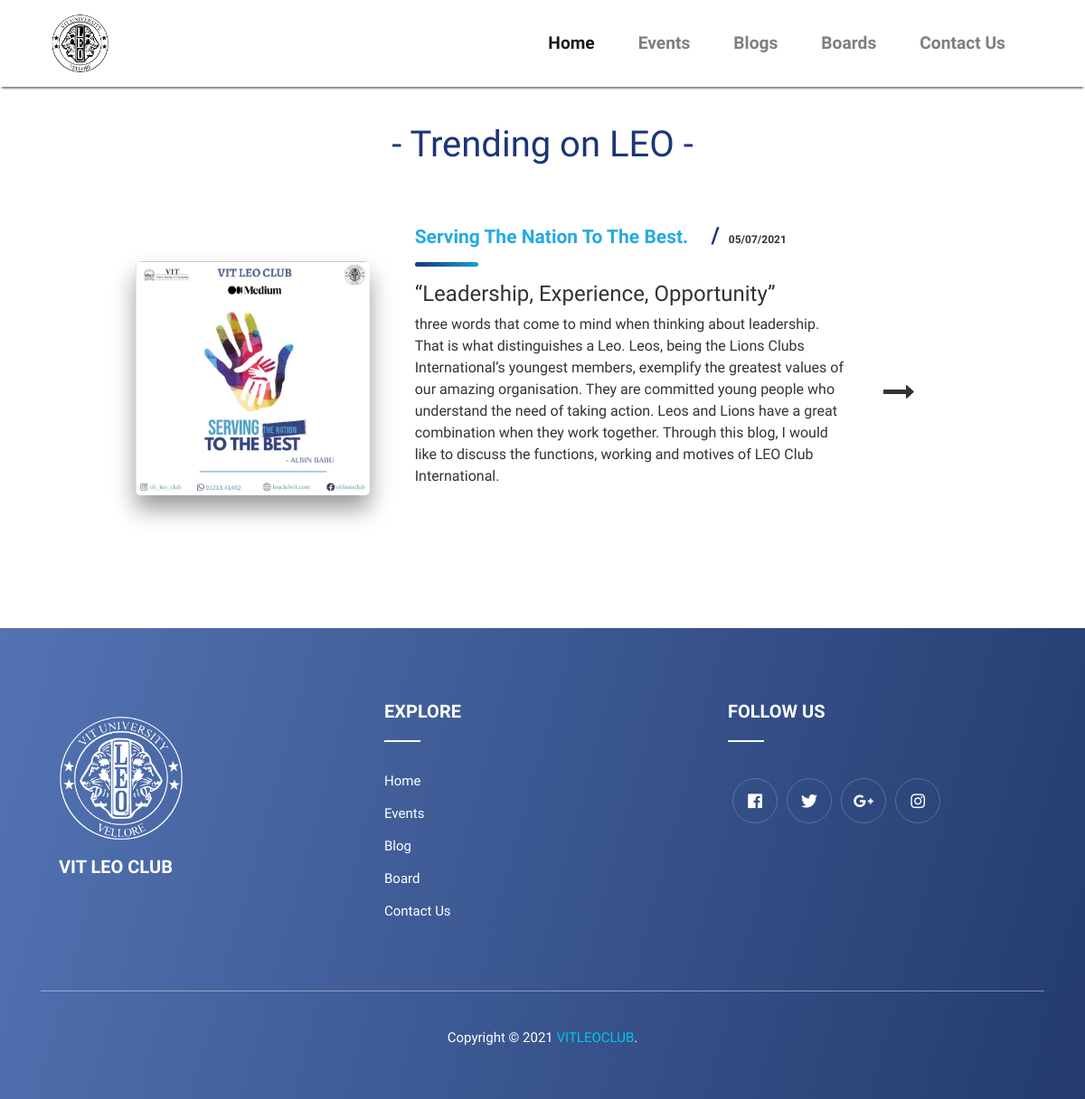
Page /blog on the committed database.
### cis_website/models.py (models this page shows)
class blog_data(models.Model):
    date = models.CharField(max_length=15)
    time = models.CharField(max_length=20)
    title = models.CharField(max_length=200)
    image_name = models.CharField(max_length=20)
    content_text = models.CharField(max_length=10000)
    link = models.CharField(max_length=1000, default='')

### cis_website/views.py (the view)
# urls.py: path('blog', views.blog, name='blog'),
def blog(request):
    blog_database = blog_data.objects.all()
    return render(request, 'cis_website/blog.html', {'data': blog_database[::-1]})

### templates/cis_website/blog.html (shortened to what this page needs)
{% extends 'base.html' %}
{% load static %}
{% block head %}
<link rel="stylesheet" href="https://stackpath.bootstrapcdn.com/bootstrap/4.5.0/css/bootstrap.min.css" />
<link href="http://www.jqueryscript.net/css/jquerysctipttop.css" rel="stylesheet" type="text/css"> <link href="http://cdnjs.cloudflare.com/ajax/libs/normalize/3.0.1/normalize.css" rel="stylesheet" type="text/css">
<link rel="stylesheet" href="https://use.fontawesome.com/releases/v5.0.13/css/all.css" />
<link rel="stylesheet" href='{% static "css/blog.css" %}' />
<link rel="stylesheet" type="text/css" href='{% static "css/style.css" %}'>
{% endblock head %}
{% block body %}
    <div class="blog-item">
        <h1 class="text-center" style="margin-top: 1em; color: #1A3677;">- Trending on LEO -</h1>
{% for i in data %}
<a target="_balnk" href="{{ i.link }}">             <div class="icon">
<img class="blog-image" src='media/blog_uploads/{{ i.image_name }}' alt=" Connect in Single">             </div>
            <div class="content">
                <div class="title">{{ i.title }}
                    <span class="blog-date">{{ i.date }}</span></div>
                <div class="rounded"></div>
                <p charset="UTF-8">
                   {{ i.content_text|safe }}
                </p>
            </div>
            <div class="item-arrow">
                <i class="fa fa-long-arrow-right" aria-hidden="true"></i>
            </div>
</a>
{% endfor %}
</div>
{% endblock body %}

### templates/base.html (shortened to what this page needs)
{% load static %}
<!DOCTYPE html>
<html lang="en">
<head>
    {% block head %}
    {% endblock head %}
    <link rel="stylesheet" href='{% static "css/style.css" %}' type="text/css">
</head>
<header>
   <section class="nav_section" id="nav">
    <div class="nav-container">
        <nav class="navbar  navbar-expand-lg navbar-light navbar-fixed-top">
            <img src="/static/images/LOGO.png"  alt="logo" class="logo-image">
            <div class="collapse navbar-collapse " id="navbarSupportedContent">
            <ul class="navbar-nav ml-auto">
                <li class="nav-item active">
                    <a class="nav-link" href="/home">Home </a>
                </li>
                <li class="nav-item">
                    <a class="nav-link" href="/events">Events</a>
                </li>
                <li class="nav-item">
                    <a class="nav-link" href="/blog">Blogs</a>
                </li>
                <li class="nav-item">
                    <a class="nav-link" href="/boards">Boards</a>
                </li>
                <li class="nav-item">
                    <a class="nav-link" href="/contact_us">Contact Us</a>
                </li>
            </ul>
            </div>
        </nav>
    </div>
</section>
</header>
{% block body %}
{% endblock body %}
<div class="footer" style="margin-bottom: -5em;">
   <div class="container">
       <div class="row"  >
           <div class="col-lg-4 col-sm-4 col-xs-12">
               <div class="single_footer">
                   <img src="/static/images/Logo_white.png" width="50%">
                   <h3>VIT LEO CLUB</h3>
               </div>
           </div>
           <div class="col-md-4 col-sm-4 col-xs-12">
               <div class="single_footer single_footer_address">
                <h4>Explore</h4>
                <ul>
                    <li><a href="#">Home</a></li>
                    <li><a href="#">Events</a></li>
                    <li><a href="#">Blog </a></li>
                    <li><a href="#">Board</a></li>
                    <li><a href="#">Contact Us</a></li>
                </ul>
               </div>
           </div>
           <div class="col-md-4 col-sm-4 col-xs-12">
               <div class="single_footer single_footer_address">
                   <h4>Follow Us </h4>
               </div>
               <div class="social_profile">
                   <ul>
                       <li><a href="#"><i class="fab fa-facebook-f"></i></a></li>
                       <li><a href="#"><i class="fab fa-twitter"></i></a></li>
                       <li><a href="#"><i class="fab fa-google-plus-g"></i></a></li>
                       <li><a href="#"><i class="fab fa-instagram"></i></a></li>
                   </ul>
               </div>
           </div>
       </div>
       <div class="row">
           <div class="col-lg-12 col-sm-12 col-xs-12">
               <p class="copyright">Copyright © 2021 <a href="#">VITLEOCLUB</a>.</p>
           </div>
       </div>
   </div>
</div>
</body>
</html>

### static/css/blog.css (style rules this page uses)
* { -webkit-box-sizing: border-box; -moz-box-sizing: border-box; box-sizing: border-box; }
.blog-image { width: 100%; vertical-align: middle; }
.blog-item img { display: block; }
.blog-item a { display: flex; padding: 50px; overflow: hidden; align-items: center; max-width: 1000px; margin: auto; color: #333; font-family: "Sen", sans-serif; font-size: 16px; border-radius: 6px; margin-bottom: 50px; text-decoration: none; -webkit-transition: all .3s ease; transition: all .3s ease; }
.blog-item .icon { width: 35%; object-fit: cover; margin-right: 50px; border-radius: 6px; overflow: hidden; box-shadow: 0 15px 26px rgba(0, 0, 0, 0.4); }
.blog-item .content { width: 65%; }
.blog-item .content .title { font-size: 21px; text-transform: capitalize; color: #25aae1; font-weight: 600; font-family: "Sen", sans-serif; }
.blog-item .content .title .blog-date { font-size: 12px; margin-left: 20px; color: #333; font-family: "Sen", sans-serif; }
.blog-item .content .title .blog-date:before { content: '/'; color: #1A3677; font-size: 25px; top: auto; position: relative; margin-right: 10px; }
.blog-item .content .rounded { margin-left: 0; margin-top: 10px; margin-bottom: 10px; }
.blog-item .item-arrow { height: 20px; width: 15%; position: relative; text-align: center; font-size: 35px; left: 0; -webkit-transition: all .3s ease; transition: all .3s ease; }
.rounded { width: 70px; height: 5px; border-radius: 6px; background-image: linear-gradient(to right, #1A3677, #16A0D0); margin-left: 0; margin-top: 10px; margin-bottom: 10px; }

### static/css/style.css (style rules this page uses)
* { margin: 0; padding: 0; box-sizing: border-box; font-family: "Sen", sans-serif; }
h1, h2, h3, h4 { font-family: "Sen", sans-serif; }
p { font-family: "Sen", sans-serif; }
.active:after { display: none; }
a { color: #007bff; text-decoration: none; background-color: transparent; }
img, svg { vertical-align: middle; }
img { border-style: none; }
* { box-sizing: border-box; }

### templates/base.html (style rules this page uses)
.nav-container { padding:0.5em 4em 0.5em 3em; box-shadow: 0 4px 2px -2px rgba(0,0,0,0.5); }
.nav_section { background-color: #fff; color: #233B6E; }
.navbar { padding: 0 0; }
.nav-item { padding: 0 1em; }
.nav-link { font-size: 1.2em; color:#233B6E; font-weight: 800; transition: 0.5s ease-in; text-decoration: none; border-top: 4px solid #fff; border-bottom: 4px solid #fff; }
.logo-image { height: 80px; width: 80px; border-radius: 100%; }
ul { margin: 0; padding: 0; list-style: none; }
.footer { background: linear-gradient(105deg,#5373b3 ,#233B6E); padding-top: 80px; padding-bottom: 40px; }
.single_footer h4 { color: #fff; margin-top: 0; margin-bottom: 25px; font-weight: 700; text-transform: uppercase; font-size: 20px; }
.single_footer h3 { color: #fff; margin-top: 0; margin-left: 1em; margin-bottom: 25px; font-weight: 700; text-transform: uppercase; font-size: 20px; }
.single_footer h4::after { content: ""; display: block; height: 2px; width: 40px; background: #fff; margin-top: 20px; }
.single_footer ul { margin: 0; padding: 0; list-style: none; }
.single_footer ul li a { color: #fff; -webkit-transition: all 0.3s ease 0s; transition: all 0.3s ease 0s; line-height: 36px; font-size: 15px; text-transform: capitalize; }
.single_footer_address ul li { color:#fff; }
.social_profile { margin-top:40px; }
.social_profile ul { list-style: outside none none; margin: 0; padding: 0; }
.social_profile ul li { float:left; }
.social_profile ul li a { text-align: center; border: 0px; text-transform: uppercase; transition: all 0.3s ease 0s; margin: 0px 5px; font-size: 18px; color: #fff; border-radius: 30px; width: 50px; height: 50px; line-height: 50px; display: block; border: 1px solid rgba(255,255,255,0.2); }
.copyright { margin-top: 70px; padding-top: 40px; color:#fff; font-size: 15px; border-top: 1px solid rgba(255,255,255,0.4); text-align: center; }
.copyright a { color:#01c7e9;transition: all 0.2s ease 0s; }

### rows in the picture
blog_data: image_name (picture), title "Serving The Nation To The Best.", date "05/07/2021", content_text "“Leadership, Experience, Opportunity” three words that come to mind when thinking about leadership. That is what distinguishes a Leo. Leos, being the Lions Clubs International’s youngest members, exemplify the greatest values of our amazing organisation. They are committed young people who understand the need of taking action. Leos and Lions have a great combination when they work together. Through this blog, I would like to discuss the functions, working and motives of LEO Club International."
